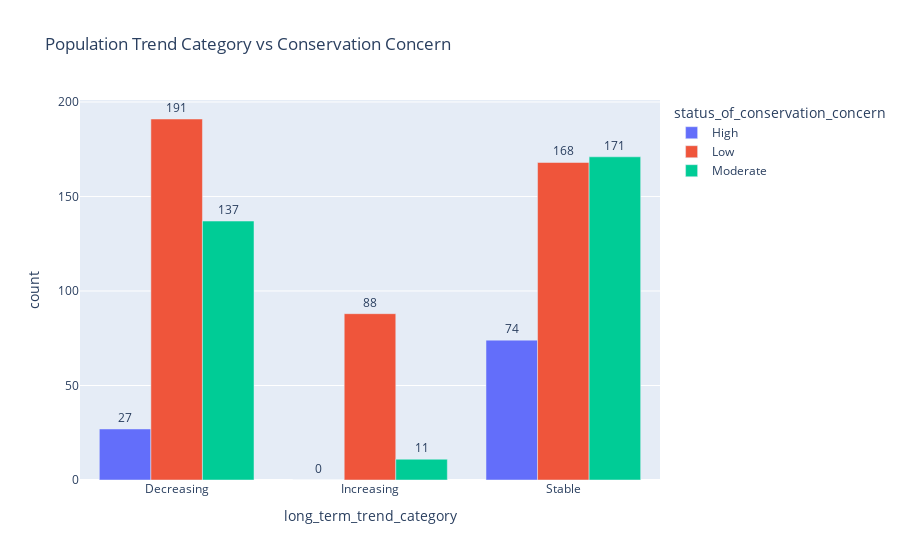

Notebook code for this chart:
### Markdown cell above
## Population Trend Category vs Conservation Concern

### Code cell
# Create a grouped bar chart
fig = px.bar(
    birds_df.groupby(["long_term_trend_category", "status_of_conservation_concern"])
      .size()
      .reset_index(name="count"),
    x="long_term_trend_category",
    y="count",
    color="status_of_conservation_concern",
    barmode="group",
    text="count",
    title="Population Trend Category vs Conservation Concern"
)

fig.update_traces(textposition='outside')
fig.show()

### Figure 1 — Plotly figure (JSON) as saved in the notebook; plotly's stock layout.template omitted (floating-point values rounded to 4 significant figures)
{"data": [{"alignmentgroup": "True", "hovertemplate": "status_of_conservation_concern=High<br>long_term_trend_category=%{x}<br>count=%{text}<extra></extra>", "legendgroup": "High", "marker": {"color": "#636efa", "pattern": {"shape": ""}}, "name": "High", "offsetgroup": "High", "orientation": "v", "showlegend": true, "text": [27, 0, 74], "textposition": "outside", "type": "bar", "x": ["Decreasing", "Increasing", "Stable"], "xaxis": "x", "y": [27, 0, 74], "yaxis": "y"}, {"alignmentgroup": "True", "hovertemplate": "status_of_conservation_concern=Low<br>long_term_trend_category=%{x}<br>count=%{text}<extra></extra>", "legendgroup": "Low", "marker": {"color": "#EF553B", "pattern": {"shape": ""}}, "name": "Low", "offsetgroup": "Low", "orientation": "v", "showlegend": true, "text": [191, 88, 168], "textposition": "outside", "type": "bar", "x": ["Decreasing", "Increasing", "Stable"], "xaxis": "x", "y": [191, 88, 168], "yaxis": "y"}, {"alignmentgroup": "True", "hovertemplate": "status_of_conservation_concern=Moderate<br>long_term_trend_category=%{x}<br>count=%{text}<extra></extra>", "legendgroup": "Moderate", "marker": {"color": "#00cc96", "pattern": {"shape": ""}}, "name": "Moderate", "offsetgroup": "Moderate", "orientation": "v", "showlegend": true, "text": [137, 11, 171], "textposition": "outside", "type": "bar", "x": ["Decreasing", "Increasing", "Stable"], "xaxis": "x", "y": [137, 11, 171], "yaxis": "y"}], "layout": {"autosize": true, "barmode": "group", "legend": {"title": {"text": "status_of_conservation_concern"}, "tracegroupgap": 0}, "title": {"text": "Population Trend Category vs Conservation Concern"}, "xaxis": {"anchor": "y", "autorange": true, "domain": [0, 1], "range": [-0.5, 2.5], "title": {"text": "long_term_trend_category"}, "type": "category"}, "yaxis": {"anchor": "x", "autorange": true, "domain": [0, 1], "range": [0, 201.1], "title": {"text": "count"}, "type": "linear"}}}
